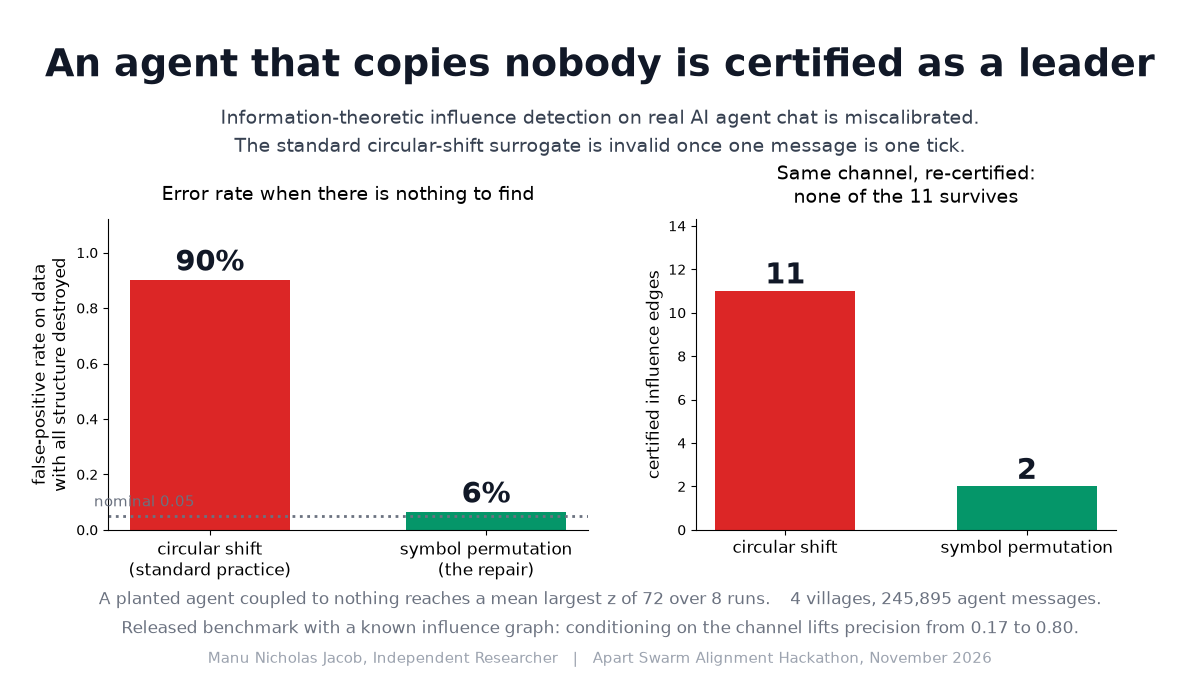

Reproduce this figure in Python.
"""Project image for the submission form: the one number that carries the paper."""
import json, os
import numpy as np
import matplotlib
matplotlib.use("Agg")
import matplotlib.pyplot as plt

# Resolved from this file, never hardcoded. report/verify_v2.py pinned an absolute path and so
# kept reporting on one working copy no matter where it was run from; a generator with the same
# bug silently writes the image from someone else's numbers.
D = os.path.dirname(os.path.abspath(__file__))
cal = json.load(open(os.path.join(D, "facts_calib.json"), encoding="utf-8"))
# 300 replicates, the figure the report headlines. facts_calib2.json is the 30-replicate pilot
# (0.10) and must not be used here: the image would disagree with the paper.
calbig = json.load(open(os.path.join(D, "facts_calib_big.json"), encoding="utf-8"))
fin = json.load(open(os.path.join(D, "facts_final.json"), encoding="utf-8"))
sp = json.load(open(os.path.join(D, "facts_sparse.json"), encoding="utf-8"))
bv = json.load(open(os.path.join(D, "..", "swarm-bench", "bench_validation.json"), encoding="utf-8"))

# Agent messages per village, exactly as the report's Data table states them. Summed here rather
# than rounded by hand: the footer used to claim "250k messages", which was never computed.
VILLAGE_AGENT_MSGS = {"main": 205_726, "open-chat": 35_483, "swarm": 3_848, "game-jam": 838}
total_msgs = sum(VILLAGE_AGENT_MSGS.values())
n_villages = len(VILLAGE_AGENT_MSGS)
st = bv["families"]["structure"]
prec_pw, prec_cd = st["pairwise"]["pooled_precision"], st["conditional"]["pooled_precision"]

shift_fwer = cal["rows"]["shift"]["familywise_error_rate"]
perm_fwer = calbig["fwer"]
hb = fin["headline_by_null"]
n_shift, n_perm = hb["shift"]["topic"]["n_edges"], hb["permute"]["topic"]["n_edges"]
# The largest of the per-volume MEANS of each run's largest z, not a single observed z. The name
# matters: this was called worst_z and printed as "reaches z = 72", which reads as one agent
# hitting 72. The report says "the mean largest z rising ... to 71.7" and the caption must not
# claim more than that. The same conflation got into an outreach draft once already.
peak_mean_max_z = max(r["mean_max_z"] for r in sp["rows"])
n_seeds = sp["seeds"]

plt.rcParams.update({"font.family": "DejaVu Sans"})
fig = plt.figure(figsize=(12, 6.75), dpi=100)
fig.patch.set_facecolor("white")

fig.text(0.5, 0.93, "An agent that copies nobody is certified as a leader",
         ha="center", va="top", fontsize=27, fontweight="bold", color="#111827")
fig.text(0.5, 0.845,
         "Information-theoretic influence detection on real AI agent chat is miscalibrated.\n"
         "The standard circular-shift surrogate is invalid once one message is one tick.",
         ha="center", va="top", fontsize=13.5, color="#374151", linespacing=1.5)

ax = fig.add_axes([0.09, 0.215, 0.40, 0.46])
bars = ax.bar([0, 1], [shift_fwer, perm_fwer], width=0.58, color=["#DC2626", "#059669"])
ax.axhline(0.05, color="#6B7280", ls=":", lw=2)
ax.text(-0.42, 0.085, "nominal 0.05", fontsize=11, color="#6B7280", ha="left")
for x, v in zip([0, 1], [shift_fwer, perm_fwer]):
    ax.text(x, v + 0.035, f"{v:.0%}", ha="center", fontsize=21, fontweight="bold",
            color="#111827")
ax.set_xticks([0, 1])
ax.set_xticklabels(["circular shift\n(standard practice)", "symbol permutation\n(the repair)"],
                   fontsize=12.5)
ax.set_ylim(0, 1.12)
ax.set_ylabel("false-positive rate on data\nwith all structure destroyed", fontsize=12)
ax.set_title("Error rate when there is nothing to find", fontsize=14, pad=14)
for s in ("top", "right"):
    ax.spines[s].set_visible(False)

bx = fig.add_axes([0.58, 0.215, 0.35, 0.46])
bx.bar([0, 1], [n_shift, n_perm], width=0.58, color=["#DC2626", "#059669"])
for x, v in zip([0, 1], [n_shift, n_perm]):
    bx.text(x, v + 0.35, str(v), ha="center", fontsize=21, fontweight="bold", color="#111827")
bx.set_xticks([0, 1])
bx.set_xticklabels(["circular shift", "symbol permutation"], fontsize=12.5)
bx.set_ylim(0, max(n_shift, n_perm) * 1.3)
bx.set_ylabel("certified influence edges", fontsize=12)
bx.set_title("Same channel, re-certified:\nnone of the 11 survives", fontsize=14, pad=12)
for s in ("top", "right"):
    bx.spines[s].set_visible(False)

fig.text(0.5, 0.105,
         f"A planted agent coupled to nothing reaches a mean largest z of "
         f"{peak_mean_max_z:.0f} over {n_seeds} runs.    "
         f"{n_villages} villages, {total_msgs:,} agent messages.",
         ha="center", fontsize=12, color="#6B7280")
fig.text(0.5, 0.062,
         f"Released benchmark with a known influence graph: conditioning on the channel "
         f"lifts precision from {prec_pw:.2f} to {prec_cd:.2f}.",
         ha="center", fontsize=12, color="#6B7280")
fig.text(0.5, 0.018, "Manu Nicholas Jacob, Independent Researcher   |   "
         "Apart Swarm Alignment Hackathon, November 2026",
         ha="center", fontsize=10.5, color="#9CA3AF")
fig.savefig(os.path.join(D, "project_image.png"), dpi=100, facecolor="white")
print("wrote project_image.png")
